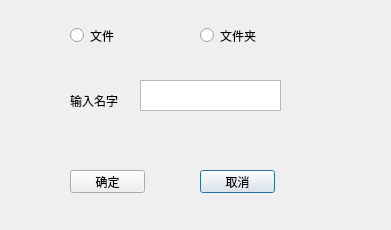
<?xml version="1.0" encoding="UTF-8"?>
<ui version="4.0">
 <class>createFileFolder</class>
 <widget class="QDialog" name="createFileFolder">
  <property name="geometry">
   <rect>
    <x>0</x>
    <y>0</y>
    <width>391</width>
    <height>230</height>
   </rect>
  </property>
  <property name="windowTitle">
   <string>Dialog</string>
  </property>
  <widget class="QPushButton" name="cancel">
   <property name="geometry">
    <rect>
     <x>200</x>
     <y>170</y>
     <width>75</width>
     <height>23</height>
    </rect>
   </property>
   <property name="text">
    <string>取消</string>
   </property>
  </widget>
  <widget class="QTextEdit" name="name">
   <property name="geometry">
    <rect>
     <x>140</x>
     <y>80</y>
     <width>141</width>
     <height>31</height>
    </rect>
   </property>
  </widget>
  <widget class="QRadioButton" name="file">
   <property name="geometry">
    <rect>
     <x>70</x>
     <y>20</y>
     <width>91</width>
     <height>31</height>
    </rect>
   </property>
   <property name="text">
    <string>文件</string>
   </property>
  </widget>
  <widget class="QRadioButton" name="folder">
   <property name="geometry">
    <rect>
     <x>200</x>
     <y>20</y>
     <width>91</width>
     <height>31</height>
    </rect>
   </property>
   <property name="text">
    <string>文件夹</string>
   </property>
  </widget>
  <widget class="QPushButton" name="pushButton">
   <property name="geometry">
    <rect>
     <x>70</x>
     <y>170</y>
     <width>75</width>
     <height>23</height>
    </rect>
   </property>
   <property name="text">
    <string>确定</string>
   </property>
  </widget>
  <widget class="QLabel" name="label">
   <property name="geometry">
    <rect>
     <x>70</x>
     <y>90</y>
     <width>51</width>
     <height>21</height>
    </rect>
   </property>
   <property name="text">
    <string>输入名字</string>
   </property>
  </widget>
 </widget>
 <resources/>
 <connections/>
</ui>
